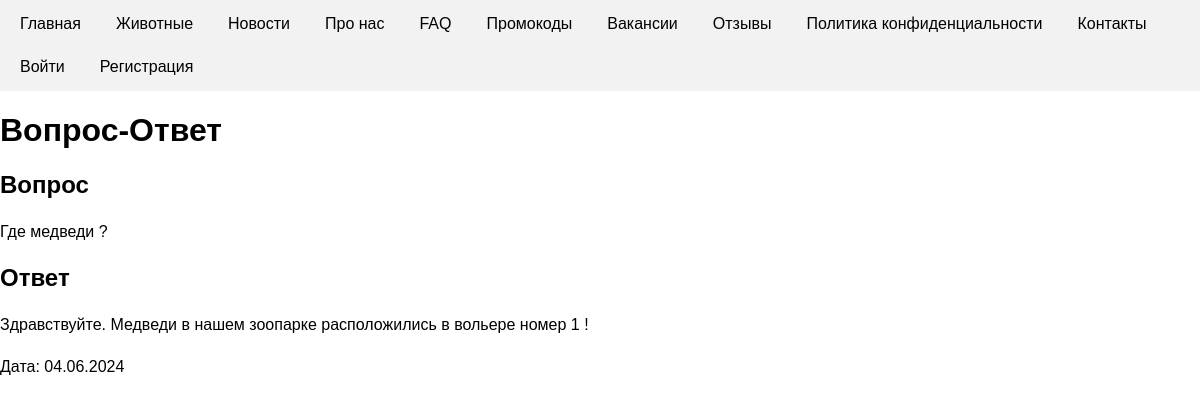
The page /faqs/ on the database its author committed.
### Zoo/models.py (models this page shows)
class FAQ(models.Model):
    question = models.CharField(max_length=255)
    answer = models.TextField()
    date = models.DateField(auto_now_add=True)

### Zoo/views.py (the view)
# urls.py: path('faqs/', views.faqs, name='faqs'),
def faqs(request):
    faqs = FAQ.objects.all()
    return render(request, 'faqs.html', {'faqs': faqs})

### Zoo/templates/faqs.html (shortened to what this page needs)
<!DOCTYPE html>
<html lang="en">
<head>
</head>
<div class="navbar">
    <a href="{% url 'home' %}">Главная</a>
    <a href="{% url 'animals' %}">Животные</a>
    <a href="{% url 'news' %}">Новости</a>
    <a href="{% url 'about' %}">Прo нас</a>
    <a href="{% url 'faqs' %}">FAQ</a>
    <a href="{% url 'promocodes' %}">Промокоды</a>
    <a href="{% url 'vacancies' %}">Вакансии</a>
    <a href="{% url 'reviews' %}">Отзывы</a>
    <a href="{% url 'privacy_policy' %}">Политика конфиденциальности</a>
    <a href="{% url 'contacts' %}">Контакты</a>
    {% if user.is_authenticated %}
        {% if is_super %}
            <a href="{% url 'logout' %}">Выйти</a>
            <a href="{% url 'sales' %}">Продажи</a>
        {% elif user.is_staff %}
            <a href="{% url 'logout' %}">Выйти</a>
        {% else %}
            <a href="{% url 'logout' %}">Выйти</a>
            <a href="{% url 'orders_list' user.id  %}">Мои заказы</a>
            <a href="{% url 'create_order' user.id %}">Купить билет</a>
        {% endif %}
    {% else %}
    <a href="{% url 'login' %}">Войти</a>
    <a href="{% url 'register' %}">Регистрация</a>
    {% endif %}
</div>
<body>
    <h1>Вопрос-Ответ</h1>
    {% for faq in faqs %}
        <div>
            <h2>Вопрос</h2>
            <p>{{ faq.question }}</p>
            <h2>Ответ</h2>
            <p>{{ faq.answer }}</p>
            <p>Дата: {{ faq.date|date:"d.m.Y" }}</p>
        </div>
    {% endfor %}
</body>
</html>

### Zoo/templates/faqs.html (style rules this page uses)
body { font-family: Arial, sans-serif; margin: 0; padding: 0; }
.navbar { display: flex; flex-wrap: wrap; gap: 15px; padding: 10px; background-color: #f2f2f2; }
.navbar a { text-decoration: none; color: black; padding: 5px 10px; border-radius: 5px; }
h2 { color: #000000; }
p { line-height: 1.6; }

### rows shown on the page
FAQ: question "Где медведи ?", answer "Здравствуйте. Медведи в нашем зоопарке расположились в вольере номер 1 !", date "04.06.2024"
